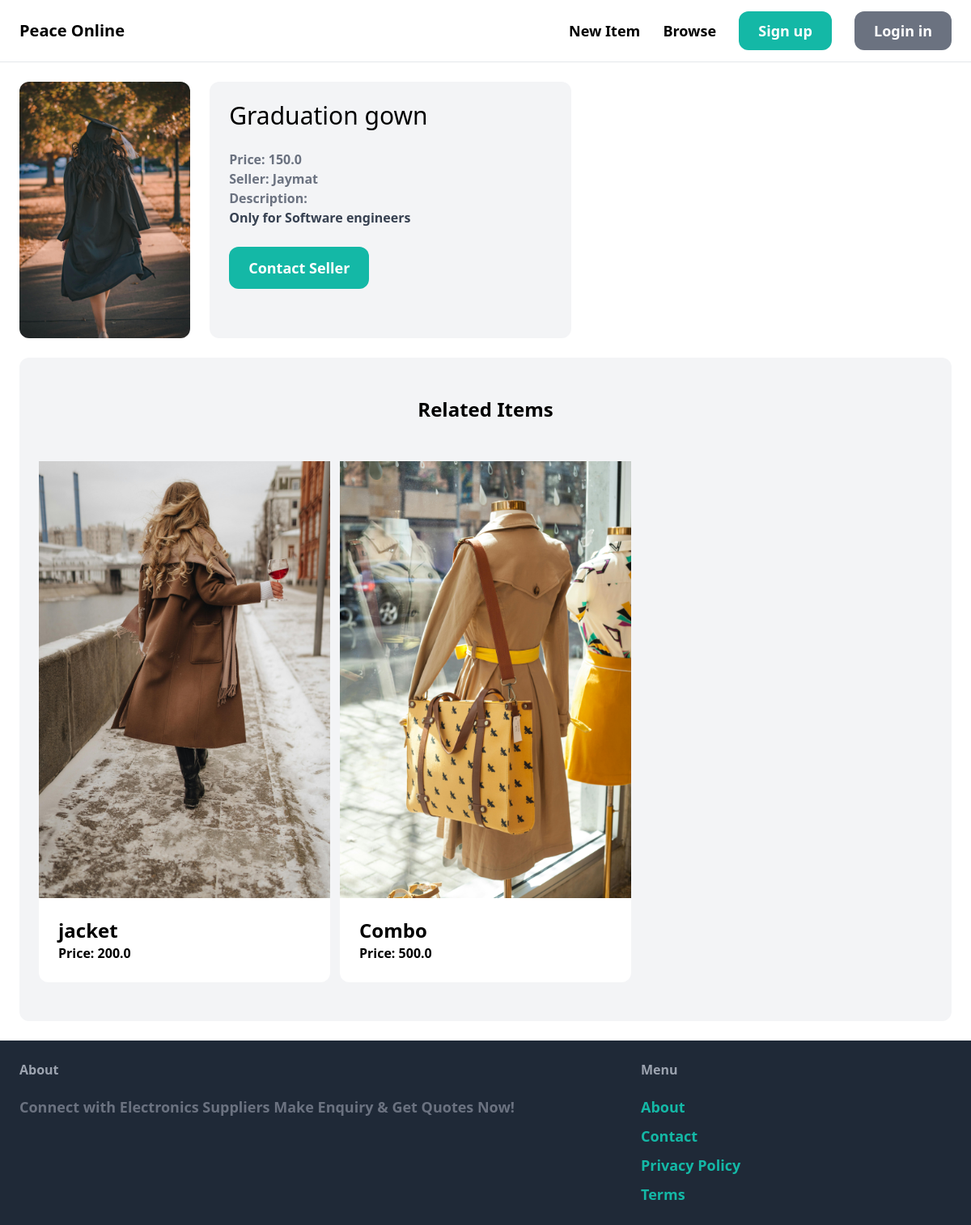
/items/14/, run on the app's committed database.
### item/models.py (models this page shows, shortened)
class Item(models.Model):
    category = models.ForeignKey(Category, related_name='items', on_delete=models.CASCADE)
    name = models.CharField(max_length=255)
    description = models.TextField(blank=True, null=True)
    price = models.FloatField()
    image = models.ImageField(upload_to='item_images', blank=True, null=True)
    is_sold = models.BooleanField(default=False)
    created_by = models.ForeignKey(User, related_name='items', on_delete=models.CASCADE)
    created_at = models.DateTimeField(auto_now_add=True)

### item/views.py (the view)
# urls.py: path('<int:pk>/', views.detail, name='detail'),
def detail(request, pk):
    try:
        item = Item.objects.get(pk=pk)
    except Item.DoesNotExist:
        raise Http404("Item does not exist")
    related_items = Item.objects.filter(category=item.category, is_sold=False).exclude(pk=pk)[0:3]
    context = {'item': item, 'related_items': related_items}
    return render(request, 'item/detail.html', context)

### item/templates/item/detail.html
{% extends 'core/base.html' %} {% block content %}
<div class="grid grid-cols-5 gap-6">
  <div class="cols-span-3">
    <img src="{{ item.image.url }}" class="rounded-xl" />
  </div>
  <div class="col-span-2 p-6 bg-gray-100 rounded-xl">
    <h1 class="mb-6 text-3xl">{{ item.name }}</h1>
    <p class="text-gray-500"><strong>Price: <strong>{{ item.price }}</p>
    <p class="text-gray-500"><strong>Seller: <strong>{{ item.created_by.username }}</p>
    {% if item.description  %}
    <p class="text-gray-700">
        <strong class="text-gray-500">Description:</strong><br>
        {{ item.description }}
    </p>
    {% endif %}
    {% if request.user == item.created_by %}
    <div class="mt-6 p-6 bg-white rounded xl">
      <p>This is your item!</p>
      <a href="{% url 'item:edit' item.id %}" class="inline-block mt-6 px-6 py-3 text-lg font-semibold bg-teal-500 rounded-xl">Edit</a>
      <a href="{% url 'item:delete' item.id %}" class="inline-block mt-6 px-6 py-3 text-lg font-semibold bg-red-500 text-white rounded-xl">Delete</a>
    </div>
    {% else %}
      <a href="{% url 'conversation:new' item.id %}" class="inline-block mt-6 px-6 py-3 text-lg font-semibold bg-teal-500 text-white rounded-xl hover:bg-teal-700">Contact Seller</a>
      {% endif %}
  </div>
</div>
<div class="mt-6 px-6 py-12 bg-gray-100 rounded-xl">
  <h2 class="mb-12 text-2xl text-center">Related Items</h2>
  <div class="grid grid-cols-3 gap-3">
    {% for item in related_items %}
    <div>
      <a href="{% url 'item:detail' item.id %}">
        <div>
          {% if item.image %}
            <img src="{{ item.image.url }}" alt="{{ item.name }}">
          {% else %}
            <p>No image available</p>
          {% endif %}
        </div>
        <div class="p-6 bg-white rounded-b-xl">
          <h2 class="text-2xl">{{ item.name }}</h2>
          <p class+"text-gray-500">Price: {{ item.price }}</p>
        </div>
      </a>
    </div>
    {% endfor %}
  </div>
</div>
{% endblock %}

### data on the page
Item: image (picture), name "Graduation gown", price "150.0", created_by.username "Jaymat", description "Only for Software engineers"
Item: image (picture), name "jacket", price "200.0"
Item: image (picture), name "Combo", price "500.0"
